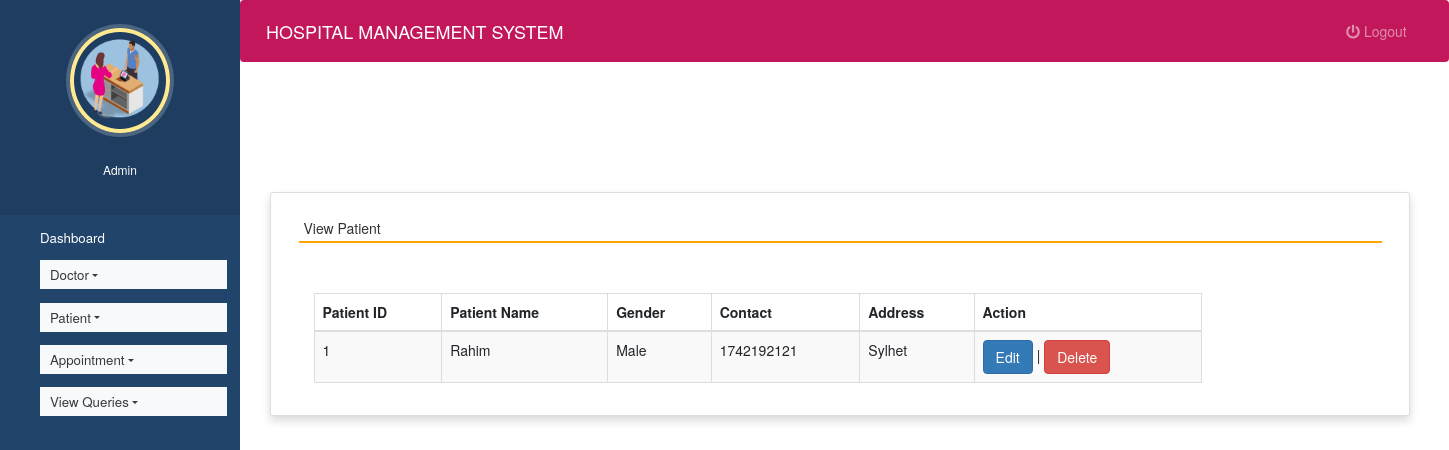
The app's page /view_patient (signed in), older data.
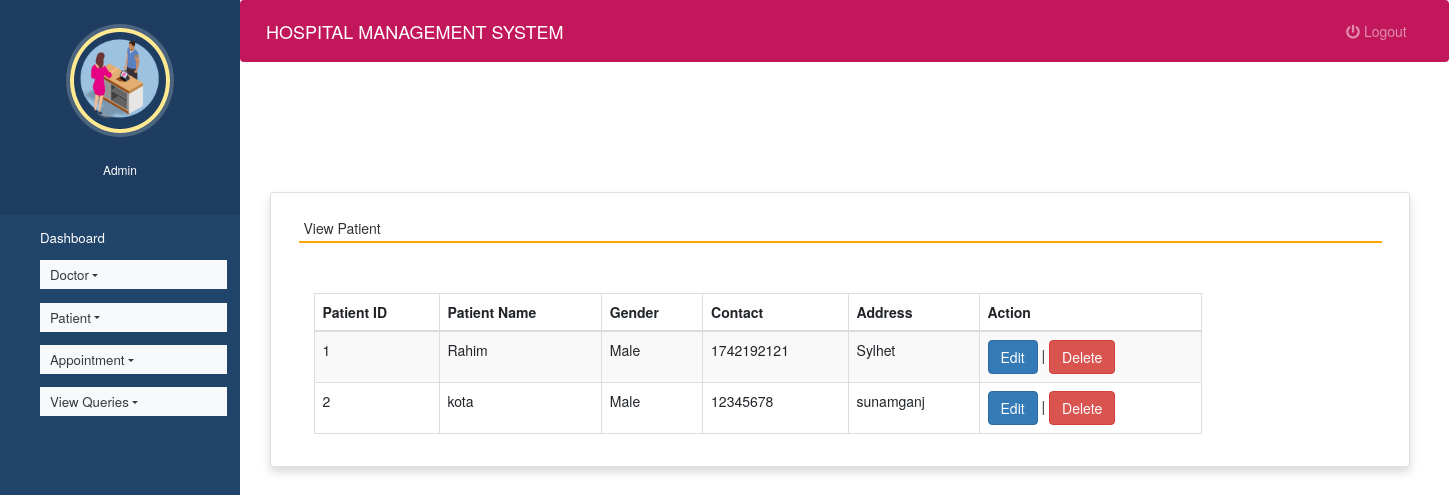
The same page, newer data.
### hospitals/models.py (models this page shows, shortened)
class Patient(models.Model):
    name = models.CharField(max_length=50)
    gender = models.CharField(max_length=10)
    mobile = models.IntegerField(null=True)
    address = models.CharField(max_length=50)

### hospitals/views.py (the view)
# urls.py: path('view_patient', view_patient, name='view_patient'),
def view_patient(request):
    if not request.user.is_staff:
        return redirect('login')
    pat = Patient.objects.all()
    d = {'pat':pat}
    return render(request,'view_patient.html', d)

### hospitals/templates/view_patient.html (shortened to what this page needs)
{% extends 'admin_nav.html' %}
{% load static %}
{% block content %}
<head>
  <link rel="stylesheet" href="https://maxcdn.bootstrapcdn.com/bootstrap/3.4.1/css/bootstrap.min.css">
  <link rel="stylesheet" href="https://use.fontawesome.com/releases/v5.6.3/css/all.css">
</head>
<br><br><br><br>
<div class="container card shadow m-5">
    <div class="card-body">
        <h5 class="p-2" style="border-bottom: 2px solid orange">View Patient</h5>
		<div class="container mt-5">
		<table id="example" class="table table-striped table-bordered" style="width:80%">
			<thead>
				<tr>
					<th>Patient ID</th>
					<th>Patient Name</th>
                    <th>Gender</th>
					<th>Contact</th>
					<th>Address</th>
                    <th>Action</th>
				</tr>
			</thead>
			<tbody>
            {% for i in pat %}
			<tr>
				<td>{{i.id}}</td>
				<td>{{i.name}}</td>
				<td>{{i.gender}}</td>
				<td>{{i.mobile}}</td>
				<td>{{i.address}}</td>
				<td><a href="{% url 'edit_patient' i.id %}" class="btn btn-primary">Edit</a> |
					<a href="{% url 'delete_patient' i.id %}" onclick="return confirm('Are you ready to delete this record ?')" class="btn btn-danger">Delete</a></td>
			</tr>
			{% endfor %}
			</tbody>
		</table>
	 </div>
	</div>
</div>
{% endblock content %}

Row changes from the older to the newer data that the page shows:
added Patient: id "2", name "kota", gender "Male", mobile "12345678", address "sunamganj"
